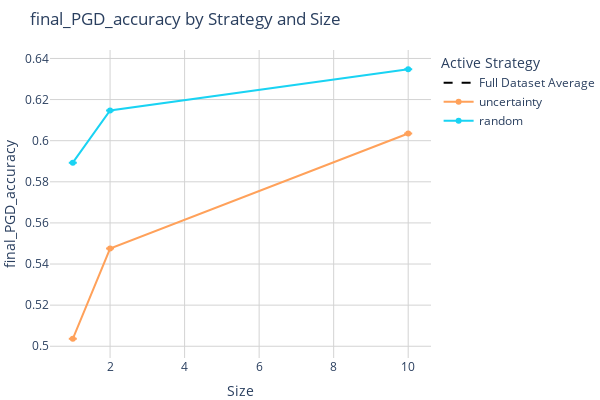
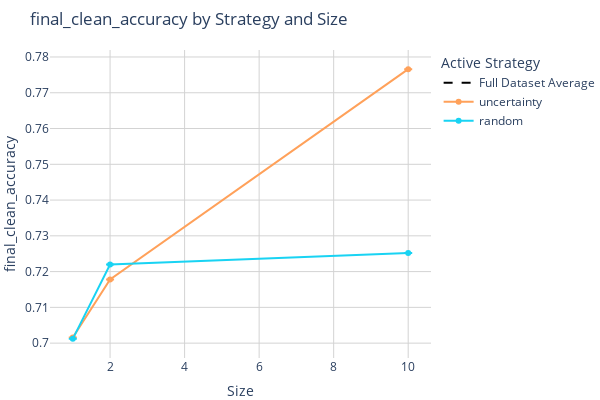

Notebook source saved alongside these figures, in order:
### Code cell
import plotly.graph_objects as go
import pandas as pd

# Load and prepare the data
new_data = pd.read_csv('results/means.csv', skiprows=2)
new_data.columns = ['active_strategy', 'size', 'final_clean_accuracy',
                    'final_clean_accuracy_std', 'final_PGD_accuracy', 'final_PGD_accuracy_std']
new_data['size'] = new_data['size'].astype(int)


for performance in ['PGD_accuracy', 'clean_accuracy' ]:
# performance = 'final_PGD_accuracy' 
# # performance = 'final_clean_accuracy'
    fig = go.Figure()

    # fig.add_trace(go.Scatter(x=[0, 50000], y=[ init_means_stds['init_'+performance]['mean'][0], init_means_stds['init_'+performance]['mean'][0] ],
    #         mode='lines', line=dict(color='rgba({},{},{},1)'.format(0,0,204), width=2, dash='dot'),
    #                     name='Init Accuracy', showlegend=True))


    performance = 'final_'+performance
    performance_std = performance + '_std'  # Corresponding standard deviation column

    strategies = {
        'attack_uncertainty': {'color': [204, 0, 204], 'label': 'attack-uncertainty'},  # Red
        'full': {'color': [0, 0, 0], 'label': 'full'},  # Red
        'uncertainty': {'color': [255, 161, 90], 'label':'uncertainty'},                    # Yellow
        'random': {'color': [25, 211, 243], 'label':'random'},                    # Cyan
        'entropy': {'color': [255, 102, 146], 'label':'entropy'},                  # Magenta
        'attack': {'color': [182, 232, 128], 'label':'attack'},                   # Orange
        'margin': {'color': [254, 203, 82], 'label':'margin'},
    }


    z_value = 2.576
    n = 5

    # Add a line for each strategy
    for strategy, v in strategies.items():
        r,g,b = v['color']
        c = 'rgba({},{},{},1)'.format(r,g,b)

        # Add a horizontal line for the 'full' strategy
        if strategy == 'full':
            full_data = new_data[new_data['active_strategy'] == 'full']
            # Calculate the mean PGD accuracy for the 'full' strategy
            full_mean_accuracy = full_data[performance].mean()
            fig.add_trace(go.Scatter(x=[min(new_data['size']), max(new_data['size'])], y=[full_mean_accuracy, full_mean_accuracy],
                                    mode='lines', line=dict(color=c, width=2, dash='dash'),
                                    name='Full Dataset Average', showlegend=True))
            
            strategy_data = new_data[new_data['active_strategy'] == strategy]
            fig.add_trace(go.Scatter( x=strategy_data['size'],  y=strategy_data[performance],  mode='lines+markers',
                            name=strategy, line=dict(color=c  ) ,
                            error_y=dict(
                            type='data',  symmetric=False,  
                            array=z_value * strategy_data[performance_std] / n,  
                            arrayminus=z_value * strategy_data[performance_std] / n   ), showlegend=False
                                ))

            
        else:
            strategy_data = new_data[new_data['active_strategy'] == strategy]
            fig.add_trace(go.Scatter(x=strategy_data['size'], y=strategy_data[performance], line=dict(color=c),
                                    error_y=dict(
                                        type='data',  symmetric=False,  
                                        array=z_value * strategy_data[performance_std] / n,  
                                        arrayminus=z_value * strategy_data[performance_std] / n   ),
                                    mode='lines+markers', name=strategy))




    # Update layout and display the plot
    fig.update_layout(
        width=600,  # Adjusted for two subplots
        height=400,
        plot_bgcolor='white',
        paper_bgcolor='white',
        margin=dict(l=0, r=0, t=50, b=0),
        # title="Box Plot of Datasets by Cases and Columns",
        title='{} by Strategy and Size'.format(performance),
        xaxis_title='Size',
        yaxis_title=performance,
        legend_title='Active Strategy',
        # yaxis_range=[min(new_data[performance]) - 2, max(new_data[performance]) + 2],
        showlegend=True,
        xaxis=dict(
            # type='log',
            showgrid=True,        # Enable the grid
            gridcolor='lightgray' # Set grid line color
        ),
        yaxis=dict(
            showgrid=True,        # Enable the grid
            gridcolor='lightgray', # Set grid line color
            #range=[75,94] if 'clean' in performance else [45,65]
        )
        )

    # Display the figure
    fig.show()
    # fig.write_image("./figures/results_{}_{}_{}_{}_{}_{}.pdf".format(loss,performance, data, model, n_rounds, nb_epochs) )

### Figure 1 — Plotly figure (JSON) as saved in the notebook; plotly's stock layout.template omitted (floating-point values rounded to 4 significant figures)
{"data": [{"error_y": {"array": [], "arrayminus": [], "symmetric": false, "type": "data"}, "line": {"color": "rgba(204,0,204,1)"}, "mode": "lines+markers", "name": "attack_uncertainty", "type": "scatter", "x": [], "y": []}, {"line": {"color": "rgba(0,0,0,1)", "dash": "dash", "width": 2}, "mode": "lines", "name": "Full Dataset Average", "showlegend": true, "type": "scatter", "x": [1, 10], "y": [null, null]}, {"error_y": {"array": [], "arrayminus": [], "symmetric": false, "type": "data"}, "line": {"color": "rgba(0,0,0,1)"}, "mode": "lines+markers", "name": "full", "showlegend": false, "type": "scatter", "x": [], "y": []}, {"error_y": {"array": [null, null, null], "arrayminus": [null, null, null], "symmetric": false, "type": "data"}, "line": {"color": "rgba(255,161,90,1)"}, "mode": "lines+markers", "name": "uncertainty", "type": "scatter", "x": [1, 2, 10], "y": [0.5036, 0.5475, 0.6035]}, {"error_y": {"array": [null, null, null], "arrayminus": [null, null, null], "symmetric": false, "type": "data"}, "line": {"color": "rgba(25,211,243,1)"}, "mode": "lines+markers", "name": "random", "type": "scatter", "x": [1, 2, 10], "y": [0.5893, 0.6147, 0.6348]}, {"error_y": {"array": [], "arrayminus": [], "symmetric": false, "type": "data"}, "line": {"color": "rgba(255,102,146,1)"}, "mode": "lines+markers", "name": "entropy", "type": "scatter", "x": [], "y": []}, {"error_y": {"array": [], "arrayminus": [], "symmetric": false, "type": "data"}, "line": {"color": "rgba(182,232,128,1)"}, "mode": "lines+markers", "name": "attack", "type": "scatter", "x": [], "y": []}, {"error_y": {"array": [], "arrayminus": [], "symmetric": false, "type": "data"}, "line": {"color": "rgba(254,203,82,1)"}, "mode": "lines+markers", "name": "margin", "type": "scatter", "x": [], "y": []}], "layout": {"height": 400, "legend": {"title": {"text": "Active Strategy"}}, "margin": {"b": 0, "l": 0, "r": 0, "t": 50}, "paper_bgcolor": "white", "plot_bgcolor": "white", "showlegend": true, "title": {"text": "final_PGD_accuracy by Strategy and Size"}, "width": 600, "xaxis": {"gridcolor": "lightgray", "showgrid": true, "title": {"text": "Size"}}, "yaxis": {"gridcolor": "lightgray", "showgrid": true, "title": {"text": "final_PGD_accuracy"}}}}

### Figure 2 — Plotly figure (JSON) as saved in the notebook; plotly's stock layout.template omitted (floating-point values rounded to 4 significant figures)
{"data": [{"error_y": {"array": [], "arrayminus": [], "symmetric": false, "type": "data"}, "line": {"color": "rgba(204,0,204,1)"}, "mode": "lines+markers", "name": "attack_uncertainty", "type": "scatter", "x": [], "y": []}, {"line": {"color": "rgba(0,0,0,1)", "dash": "dash", "width": 2}, "mode": "lines", "name": "Full Dataset Average", "showlegend": true, "type": "scatter", "x": [1, 10], "y": [null, null]}, {"error_y": {"array": [], "arrayminus": [], "symmetric": false, "type": "data"}, "line": {"color": "rgba(0,0,0,1)"}, "mode": "lines+markers", "name": "full", "showlegend": false, "type": "scatter", "x": [], "y": []}, {"error_y": {"array": [null, null, null], "arrayminus": [null, null, null], "symmetric": false, "type": "data"}, "line": {"color": "rgba(255,161,90,1)"}, "mode": "lines+markers", "name": "uncertainty", "type": "scatter", "x": [1, 2, 10], "y": [0.7016, 0.7178, 0.7766]}, {"error_y": {"array": [null, null, null], "arrayminus": [null, null, null], "symmetric": false, "type": "data"}, "line": {"color": "rgba(25,211,243,1)"}, "mode": "lines+markers", "name": "random", "type": "scatter", "x": [1, 2, 10], "y": [0.7012, 0.722, 0.7252]}, {"error_y": {"array": [], "arrayminus": [], "symmetric": false, "type": "data"}, "line": {"color": "rgba(255,102,146,1)"}, "mode": "lines+markers", "name": "entropy", "type": "scatter", "x": [], "y": []}, {"error_y": {"array": [], "arrayminus": [], "symmetric": false, "type": "data"}, "line": {"color": "rgba(182,232,128,1)"}, "mode": "lines+markers", "name": "attack", "type": "scatter", "x": [], "y": []}, {"error_y": {"array": [], "arrayminus": [], "symmetric": false, "type": "data"}, "line": {"color": "rgba(254,203,82,1)"}, "mode": "lines+markers", "name": "margin", "type": "scatter", "x": [], "y": []}], "layout": {"height": 400, "legend": {"title": {"text": "Active Strategy"}}, "margin": {"b": 0, "l": 0, "r": 0, "t": 50}, "paper_bgcolor": "white", "plot_bgcolor": "white", "showlegend": true, "title": {"text": "final_clean_accuracy by Strategy and Size"}, "width": 600, "xaxis": {"gridcolor": "lightgray", "showgrid": true, "title": {"text": "Size"}}, "yaxis": {"gridcolor": "lightgray", "showgrid": true, "title": {"text": "final_clean_accuracy"}}}}
